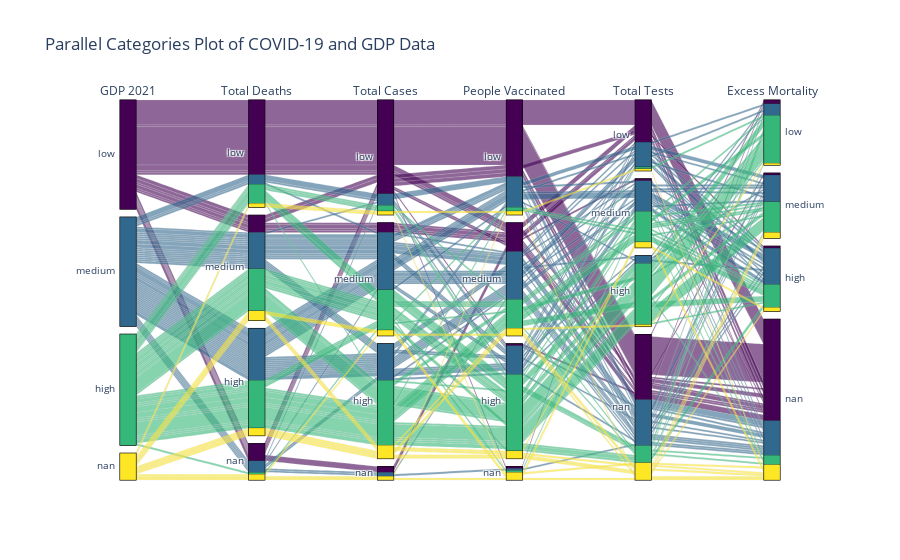

The notebook cell saved with this chart:
### Markdown cell above
#### Argument 2: 
**Countries with a lower gdp have less resources to spend on testing and recording data which makes it seem like they are performing better at handling the pandemic**

To visualize how GDP impacts various factors, we can use a parallel categories plot to visualize the correlations between these categories. This type of plot will help us understand how countries with lower GDP might appear to manage the pandemic more effectively due to limited resources for testing and data recording. We have chosen to use data from the year 2021 because this is the year when the majority of people began to receive vaccinations.

### Code cell
import pandas as pd
import plotly.graph_objs as go

# Load COVID-19 and GDP data
covid_df = pd.read_csv('owid-covid-data.csv')
gdp_df = pd.read_csv('GDP-data.csv', skiprows=4)

# Filter COVID-19 data for 2021 and 2020 and exclude certain locations
covid_2021_df = covid_df[covid_df['date'].str.startswith('2021')]
covid_2020_df = covid_df[covid_df['date'].str.startswith('2020')]
exclude_locations = ['World', 'Upper middle income', 'Lower middle income', 'High income', 'Low income',
                     'European Union', 'North America', 'South America', 'Asia', 'Oceania', 'Africa']
covid_2021_df = covid_2021_df[~covid_2021_df['location'].isin(exclude_locations)]
covid_2020_df = covid_2020_df[~covid_2020_df['location'].isin(exclude_locations)]

# Define variables of interest
variables = ['total_deaths_per_million', 'total_cases_per_million', 'people_vaccinated_per_hundred', 
             'total_tests_per_thousand', 'excess_mortality_cumulative_per_million']

# Compute last values for each variable by location for 2021 and 2020
last_values_2021_dfs = {}
last_values_2020_dfs = {}
for var in variables:
    last_values_2021_dfs[var] = covid_2021_df.groupby('location').last()[var].reset_index()
    last_values_2020_dfs[var] = covid_2020_df.groupby('location').last()[var].reset_index()

# Merge COVID-19 variables for 2021 with GDP data
merged_df = last_values_2021_dfs[variables[0]]
for var in variables[1:]:
    merged_df = pd.merge(merged_df, last_values_2021_dfs[var], on='location', how='left')

# Rename columns for clarity
for var in variables:
    merged_df = merged_df.rename(columns={var: f'{var}_2021'})

# Merge last values of 2020
for var in variables:
    if var != 'people_vaccinated_per_hundred':  # Skip 'people_vaccinated_per_hundred'
        merged_df = pd.merge(merged_df, last_values_2020_dfs[var].rename(columns={var: f'{var}_2020'}), on='location', how='left')

# Adjust variables by subtracting 2020 values from 2021 values, except for 'people_vaccinated_per_hundred'
for var in variables:
    if var != 'people_vaccinated_per_hundred':
        merged_df[var] = merged_df[f'{var}_2021'] - merged_df[f'{var}_2020']
    else:
        merged_df[var] = merged_df[f'{var}_2021']

# Drop unnecessary columns
columns_to_drop = [f'{var}_2021' for var in variables if var != 'people_vaccinated_per_hundred'] + [f'{var}_2020' for var in variables if var != 'people_vaccinated_per_hundred']
merged_df = merged_df.drop(columns=columns_to_drop)

# Merge with GDP data
gdp_df = gdp_df.rename(columns={"Country Name": 'location'})
gdp_df = gdp_df[['location', "2021"]]
final_merged_df = pd.merge(merged_df, gdp_df, on='location', how='inner')
final_merged_df = final_merged_df.rename(columns={"2021": "GDP_2021"})

# Categorical binning for each variable
for var in variables + ['GDP_2021']:
    final_merged_df[f'{var}_category'] = pd.qcut(final_merged_df[var], q=3, labels=['low', 'medium', 'high'])

# Define category orders for each variable
category_orders = {
    'GDP_2021_category': ['low', 'medium', 'high'],
    'total_deaths_per_million_category': ['low', 'medium', 'high'],
    'total_cases_per_million_category': ['low', 'medium', 'high'],
    'people_vaccinated_per_hundred_category': ['low', 'medium', 'high'],
    'total_tests_per_thousand_category': ['low', 'medium', 'high'],
    'excess_mortality_cumulative_per_million_category': ['low', 'medium', 'high'] 
}

# Ensure all variables are treated as categorical
for var in variables + ['GDP_2021']:
    final_merged_df[f'{var}_category'] = final_merged_df[f'{var}_category'].astype('category').cat.add_categories('nan').fillna('nan')

# Define dimensions for Plotly Parcats
dimensions = [
    {'label': 'GDP 2021', 'values': final_merged_df['GDP_2021_category'], 'categoryorder': 'array', 'categoryarray': category_orders['GDP_2021_category']},
    {'label': 'Total Deaths', 'values': final_merged_df['total_deaths_per_million_category'], 'categoryorder': 'array', 'categoryarray': category_orders['total_deaths_per_million_category']},
    {'label': 'Total Cases', 'values': final_merged_df['total_cases_per_million_category'], 'categoryorder': 'array', 'categoryarray': category_orders['total_cases_per_million_category']},
    {'label': 'People Vaccinated', 'values': final_merged_df['people_vaccinated_per_hundred_category'], 'categoryorder': 'array', 'categoryarray': category_orders['people_vaccinated_per_hundred_category']},
    {'label': 'Total Tests', 'values': final_merged_df['total_tests_per_thousand_category'], 'categoryorder': 'array', 'categoryarray': category_orders['total_tests_per_thousand_category']},
    {'label': 'Excess Mortality', 'values': final_merged_df['excess_mortality_cumulative_per_million_category'], 'categoryorder': 'array', 'categoryarray': category_orders['excess_mortality_cumulative_per_million_category']}
]

# Create the Parcats figure
fig = go.Figure(data=[
    go.Parcats(
        dimensions=dimensions,
        line={'color': final_merged_df['GDP_2021_category'].cat.codes, 'colorscale': 'Viridis', 'showscale': False},
        hoverinfo='count+probability',
        arrangement='freeform'
    )
])

# Update layout and display the plot
fig.update_layout(
    title='Parallel Categories Plot of COVID-19 and GDP Data',
    height=600
)

fig.show()

### Figure 1 — Plotly figure (JSON) as saved in the notebook; plotly's stock layout.template omitted (floating-point values rounded to 4 significant figures; data arrays with more than 128 entries replaced by an {"elided": "..."} marker saying what was removed)
{"data": [{"arrangement": "freeform", "dimensions": [{"categoryarray": ["low", "medium", "high"], "categoryorder": "array", "label": "GDP 2021", "values": {"elided": "186 str values"}}, {"categoryarray": ["low", "medium", "high"], "categoryorder": "array", "label": "Total Deaths", "values": {"elided": "186 str values"}}, {"categoryarray": ["low", "medium", "high"], "categoryorder": "array", "label": "Total Cases", "values": {"elided": "186 str values"}}, {"categoryarray": ["low", "medium", "high"], "categoryorder": "array", "label": "People Vaccinated", "values": {"elided": "186 str values"}}, {"categoryarray": ["low", "medium", "high"], "categoryorder": "array", "label": "Total Tests", "values": {"elided": "186 str values"}}, {"categoryarray": ["low", "medium", "high"], "categoryorder": "array", "label": "Excess Mortality", "values": {"elided": "186 str values"}}], "hoverinfo": "count+probability", "line": {"color": {"elided": "186 int values"}, "colorscale": [[0, "#440154"], [0.1111, "#482878"], [0.2222, "#3e4989"], [0.3333, "#31688e"], [0.4444, "#26828e"], [0.5556, "#1f9e89"], [0.6667, "#35b779"], [0.7778, "#6ece58"], [0.8889, "#b5de2b"], [1, "#fde725"]], "showscale": false}, "type": "parcats"}], "layout": {"autosize": true, "title": {"text": "Parallel Categories Plot of COVID-19 and GDP Data"}}}
